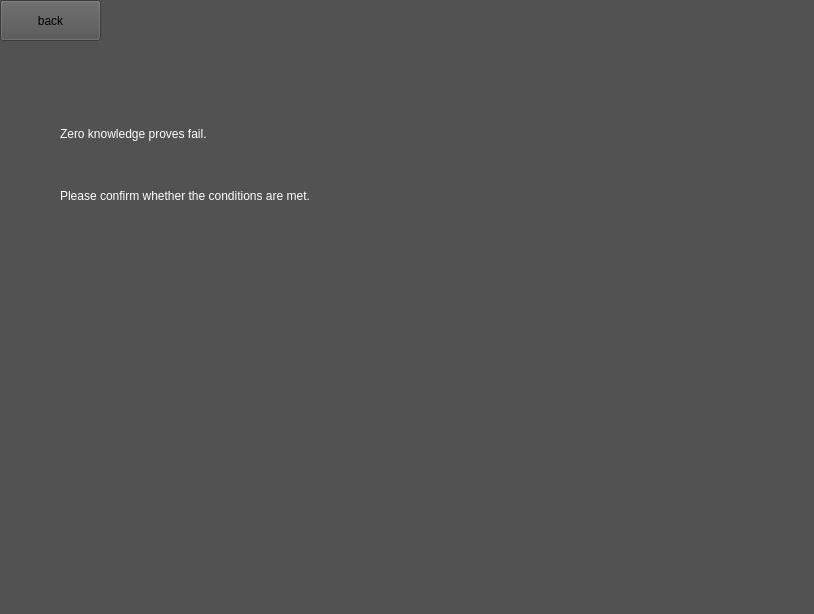
<?xml version="1.0" encoding="UTF-8"?>
<ui version="4.0">
 <class>FailWindow</class>
 <widget class="QWidget" name="FailWindow">
  <property name="geometry">
   <rect>
    <x>0</x>
    <y>0</y>
    <width>814</width>
    <height>614</height>
   </rect>
  </property>
  <property name="windowTitle">
   <string>Form</string>
  </property>
  <property name="styleSheet">
   <string notr="true">background-color:rgb(82, 82, 82);</string>
  </property>
  <widget class="QLabel" name="label_image">
   <property name="geometry">
    <rect>
     <x>0</x>
     <y>310</y>
     <width>811</width>
     <height>251</height>
    </rect>
   </property>
   <property name="text">
    <string/>
   </property>
  </widget>
  <widget class="QPushButton" name="button_back">
   <property name="geometry">
    <rect>
     <x>0</x>
     <y>0</y>
     <width>101</width>
     <height>41</height>
    </rect>
   </property>
   <property name="text">
    <string>back</string>
   </property>
  </widget>
  <widget class="QLabel" name="label">
   <property name="geometry">
    <rect>
     <x>60</x>
     <y>118</y>
     <width>561</width>
     <height>31</height>
    </rect>
   </property>
   <property name="styleSheet">
    <string notr="true">font: 87 20pt &quot;Arial Black&quot;;
color:rgb(255,255,255);</string>
   </property>
   <property name="text">
    <string>Zero knowledge proves fail.</string>
   </property>
  </widget>
  <widget class="QLabel" name="label_2">
   <property name="geometry">
    <rect>
     <x>60</x>
     <y>180</y>
     <width>651</width>
     <height>31</height>
    </rect>
   </property>
   <property name="styleSheet">
    <string notr="true">font: 87 20pt &quot;Arial Black&quot;;
color:rgb(255,255,255);</string>
   </property>
   <property name="text">
    <string>Please confirm whether the conditions are met.</string>
   </property>
  </widget>
 </widget>
 <resources/>
 <connections/>
</ui>
